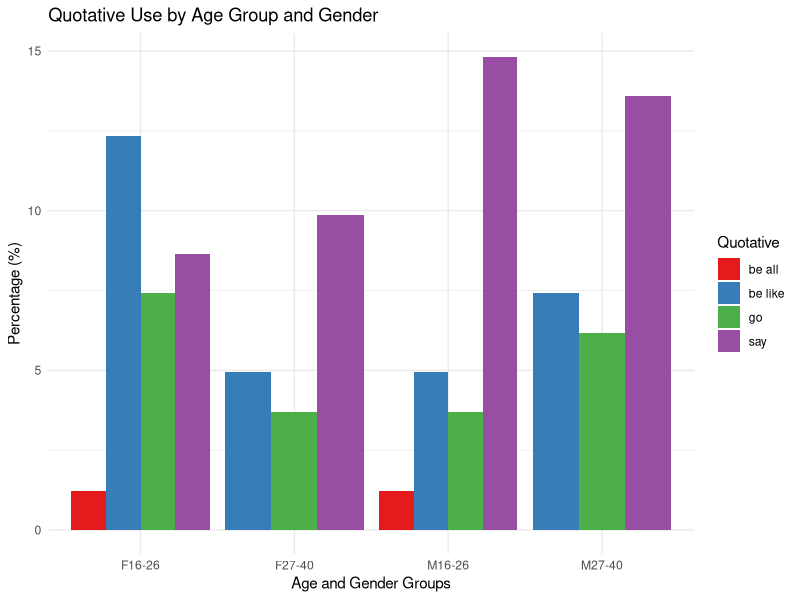

Generate this figure with R:
## ---- chunk 1
#| fig-cap: "Reproduction of Barbieri's Figure 5 'Proportional quotative use by men and women aged 16–26 and 27–40'"
#| cap-location: margin

# Load necessary libraries
library(ggplot2)
library(dplyr)

# Create the data frame
data <- data.frame(
  Quotative = c('say', 'say', 'say', 'say', 'be like', 'be like', 'be like', 'be like', 'go', 'go', 'go', 'go', 'be all', 'be all'),
  Age_group = c('M16-26', 'M27-40', 'F16-26', 'F27-40', 'M16-26', 'M27-40', 'F16-26', 'F27-40', 'M16-26', 'M27-40', 'F16-26', 'F27-40', 'M16-26', 'F16-26'),
  Frequency = c(60, 55, 35, 40, 20, 30, 50, 20, 15, 25, 30, 15, 5, 5)
)



# Get grouped percentages (very unelegant)
say_pct <- data[data$Quotative == "say",]$Frequency / sum(data[data$Quotative == "say",]$Frequency) * 100
be_like_pct <- data[data$Quotative == "be like",]$Frequency / sum(data[data$Quotative == "be like",]$Frequency) * 100
go_pct <- data[data$Quotative == "go",]$Frequency / sum(data[data$Quotative == "go",]$Frequency) * 100
be_all_pct <- data[data$Quotative == "be all",]$Frequency / sum(data[data$Quotative == "be all",]$Frequency) * 100
  
pct <- c(say_pct, be_like_pct, go_pct, be_all_pct)

data_pct <- cbind(data, pct)

## Turns out Barbieri didn't group them ...

# Get ungrouped percentages (even worse)

say_pct2 <- data[data$Quotative == "say",]$Frequency / sum(data$Frequency) * 100
be_like_pct2 <- data[data$Quotative == "be like",]$Frequency / sum(data$Frequency) * 100
go_pct2 <- data[data$Quotative == "go",]$Frequency / sum(data$Frequency) * 100
be_all_pct2 <- data[data$Quotative == "be all",]$Frequency / sum(data$Frequency) * 100

pct2 <- c(say_pct2, be_like_pct2, go_pct2, be_all_pct2)

data_pct2 <- cbind(data, pct2)


# Plot the barplot
ggplot(data_pct2, aes(x = Age_group, y = pct2, fill = Quotative)) +
  geom_bar(stat = "identity", position = "dodge") +
  scale_fill_brewer(palette = "Set1") +
  labs(title = "Quotative Use by Age Group and Gender", x = "Age and Gender Groups", y = "Percentage (%)") +
  theme_minimal()

